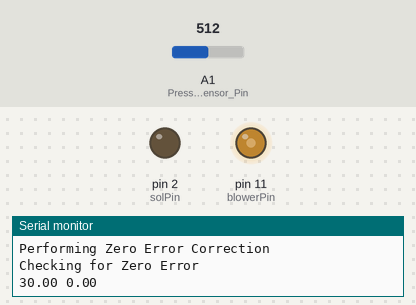
The sketch below on a simulated Arduino Mega 2560, built with avr-gcc and run on an emulated ATmega2560. Shown: output pins drawn as LEDs (lit = HIGH), the last lines printed to the serial monitor. Inputs (shaded band) come from the test bench; at power-on: A1 (PressureSensor_Pin) = 512.

Above: at 0.1 s.
1.3 s: A1 (PressureSensor_Pin) set to 900
At 3.9 s:
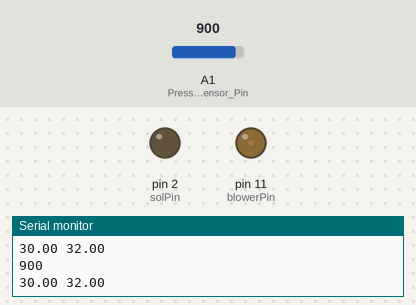
4.3 s: A1 (PressureSensor_Pin) set to 511
At 6.9 s:
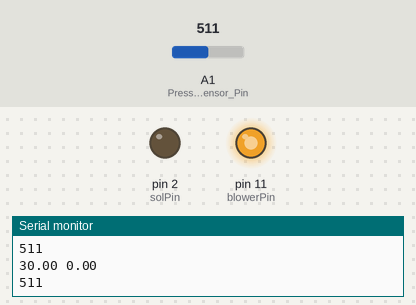
7.3 s: A1 (PressureSensor_Pin) set to 1023
10.3 s: A1 (PressureSensor_Pin) set to 716
13.3 s: A1 (PressureSensor_Pin) set to 306
At 17.1 s:
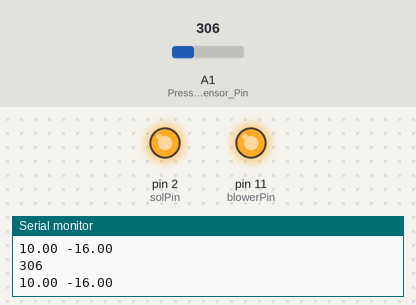
Timing chart, 0 to 17.3 s (numbered marks = the images above; inputs shaded):
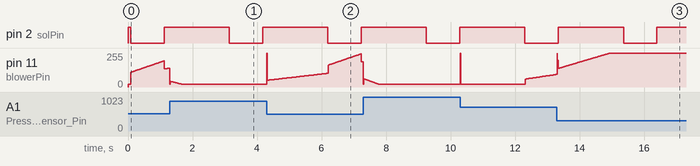

The sketch:

Final_BiPAP_Closed_Loop_R3_with_display.ino
```cpp
/* Program to run ventilator in Volume Control mode with settable Inhale Pressure and Exhale Pressure
 * Date - 14/10/2020
 */

// Library Definition
#include <FlexiTimer2.h>
#include <TimerOne.h>
#include <PID_v1.h>
#include <Filters.h>

//IO Definitons
#define blowerPin 11 // Blower pwm pin controlled by Timer 1
#define solPin 2 // Solenoid control pin - solenoid is NC
#define PressureSensor_Pin A1 // Analog Pin to read pressure sensor value
#define FlowSensor_Pin A3// Analog Pin to read flow sensor value

//Parameters Definiton
#define convertvolttopressure 0.0818 // Pressure sensor calibration
#define constantpressure 20.079 // Pressure sensor calibration
#define convertvolttoflow 0.1387 // Flow sensor calibration
#define constantflow 35.173 // Flow sensor calibration
#define minBlowerpwm 8.0 // to set safe output range for PID
#define maxBlowerpwm 100.0 // to set safe output range for PID
float zero_correctionpressure = 0; // pressure sensor zero correction variable
float zero_correctionflow = 0; // flow sensor zero correction variable
#define BPM 20 // BPM value
float inhaletime, exhaletime;
#define PEEP 10 // Exhalation Pressure Setting(cmH2O)
#define PIP 30 // Inhalation Pressure Setting(cmH2O)

//PID Definition
double Setpoint;
volatile double Output, PressureReading, FlowReading;
double Kp, Ki, Kd; //Tuning Parameters to be filled
PID PcontrolPID(&PressureReading, &Output, &Setpoint, Kp, Ki, Kd, DIRECT); // create a PID object for pressure control

//Signal Filter Initiation
#define filterFrequency 670 // LPF cutoff frequency for pressure sensor output
FilterOnePole lowpassFilter( LOWPASS, filterFrequency ); // Create a LPF to filter dP sensor o/p signals

//Flag Initiation
int breathstate = 1; // flag to change breath stage - 1 = Inhale, 0 = Exhale
int zerocorrectflag = 1; // flag to enable/disable Zero Error Correction

void setup(void)
{
  Serial.begin(9600);
  Serial1.begin(9600);
  Timer1.initialize(50); // 50 us = 20 kHz for blower pwm frequency
  FlexiTimer2::set(10, 1.0/1000, computePID); // for interrupt timer - for data collection and pid output calculation
  pinMode(blowerPin,OUTPUT);
  pinMode(solPin,OUTPUT);
  pinMode(PressureSensor_Pin, INPUT);
  pinMode(FlowSensor_Pin, INPUT);
  PcontrolPID.SetOutputLimits(minBlowerpwm, maxBlowerpwm); // set safe blower pwm output range for PID result
  PcontrolPID.SetSampleTime(8); // PID loop calculation time cut off in msec
  PcontrolPID.SetMode(AUTOMATIC); // Enable PID
  FlexiTimer2::start(); // start timer at above defined parameters
  }

void loop(void)
{
  while(zerocorrectflag ==1){ // Perform zero error correction and checking till error is removed
   DoZeroCorrectionPressure();
   //DoZeroCorrectionFlow();
   zerocorrectflag = CheckZeroError(); // reset zero correction flag if no zero error found
   //Serial.print(zerocorrectflag); // For debugging only
   }

  CalculateBreathTime();
  SetPIDTuningParameters();

  if(breathstate == 1){
      digitalWrite(solPin,LOW); // Close Exhale Solenoid Valve
      //Timer1.pwm(blowerPin,(43.0/ 100) * 1023);
      Setpoint = PIP; // Define Inhale Setpt Pressure in cm H2O
      //PcontrolPID.SetTunings(0.5, 3.5, 0); // Set Kp,Ki and Kd for Inhale period (if needed)
      int start_inhale_time = millis();
      int now = millis();
      while(now - start_inhale_time  < inhaletime){ // run inhale mode till inhale period is over
          now = millis();// update now time
          plotGraph(); // Function call to plot graph
          }
      breathstate = 0; // switch to exhale mode
      }
  if(breathstate == 0){
      digitalWrite(solPin, HIGH); // Open Exhale Solenoid Valve
      //Timer1.pwm(blowerPin,(55.0/ 100) * 1023);
      Setpoint = PEEP; // Define Exhale Setpt Pressure in cm H2O
      //PcontrolPID.SetTunings(2.85, 3.12, 0); // Set Kp,Ki and Kd for Exhale period (if needed)
      int start_exhale_time= millis();
      int now = millis();
      while(now - start_exhale_time  < exhaletime){  // run exhale mode till exhale period is over
          now = millis();
          plotGraph();
          }
      breathstate = 1; // switch to inhale mode
  }
}

void computePID(){
  PressureReading = ReadActualPressureValue(); // calls function to read actual pressure value from sensor readings, returns value in cm H2O
  PcontrolPID.Compute();
  Timer1.pwm(blowerPin,(Output/ 100) * 1023);
  }

int ReadActualPressureValue(){
  int temp = analogRead(PressureSensor_Pin);
  int result = lowpassFilter.input(convertvolttopressure*temp - constantpressure - zero_correctionpressure);
  return result;
}

int ReadActualFlowValue(){
  int temp = analogRead(FlowSensor_Pin);
  int result = lowpassFilter.input(-convertvolttoflow*temp + constantflow - zero_correctionflow);
  return result;
}

void DoZeroCorrectionPressure(){
  Serial.println("Performing Zero Error Correction");
  float totalzero = 0; // params defined for zero error correction
  int j = 0;
  digitalWrite(solPin,HIGH);
  for(j;j<100;j++){
    float samplezero = ReadActualPressureValue();
    totalzero = totalzero + samplezero;
    }
  zero_correctionpressure = totalzero/j;
}

void DoZeroCorrectionFlow(){
  Serial.println("Performing Zero Error Correction");
  float totalzero = 0; // params defined for zero error correction
  int j = 0;
  digitalWrite(solPin,HIGH);
  for(j;j<100;j++){
    float samplezero = ReadActualFlowValue();
    totalzero = totalzero + samplezero;
    }
  zero_correctionflow = totalzero/j;
}

int CheckZeroError(){
  Serial.println("Checking for Zero Error");
  float totalsample = 0;
  int i = 0;
  digitalWrite(solPin,HIGH);
  for(i;i<100;i++){
    float samplezeropressure = ReadActualPressureValue();
    //float samplezeroflow = ReadActualFlowValue();
    totalsample = totalsample + samplezeropressure;// + samplezeroflow;
    }
  float sampleaverage = totalsample/i;
  if(sampleaverage >0.3){
    return 1;
    Serial.println("Zero Error Present!! Redoing Correction...");
    }
  else {
    return 0;
    Serial.println("Zero Error Correction Done!!");
    Serial.print("Zero Error ");
    Serial.println(zero_correctionpressure);
    Serial.println(zero_correctionflow);
    }
  }

void plotGraph(){
  PressureReading = ReadActualPressureValue(); // calls function to read actual pressure value from sensor readings, returns value in cm H2O
  //FlowReading = ReadActualFlowValue(); // calls function to read actual pressure value from sensor readings, returns value in cm H2O
  Serial.print(Setpoint);
  //Serial.print(millis());
  Serial.print(" ");
  Serial.println(PressureReading);
  int yy = analogRead(PressureSensor_Pin);
  int result = lowpassFilter.input(convertvolttopressure*yy - constantpressure - zero_correctionpressure);
  Serial.println(yy);
  Serial1.print("add 7,0," + String(result));
  Serial1.write(0xff);
  Serial1.write(0xff);
  Serial1.write(0xff);
  //Serial.print(" ");
  //Serial.println(FlowReading);
}

void CalculateBreathTime(){
  inhaletime = 20000/BPM; // 60000/(3*Bpm) as I:E Ratio is 1:2, output is in mSec
  exhaletime = 40000/BPM; // (2*60000)/(3*Bpm) as I:E Ratio is 1:2, output is in mSec
  }

void SetPIDTuningParameters()
{
  if(PEEP<6){
    PcontrolPID.SetTunings(1.72, 2.36, 0);
  }
  else{
    PcontrolPID.SetTunings(1.18, 1.35, 2.08);
  }
  }

int ReadSetPressureValue(int pin){
  int temp = analogRead(pin);
  int result = map(temp, 0, 1024, 0, 30); // Settable range is between 0 to 40 cm water
  return result;
}

int ReadSetFlowValue(int pin){
  int temp = analogRead(pin);
  int result = map(temp, 0, 1024, 0, 30); // Settable range is between 0 to 40 cm water
  return result;
}
```
